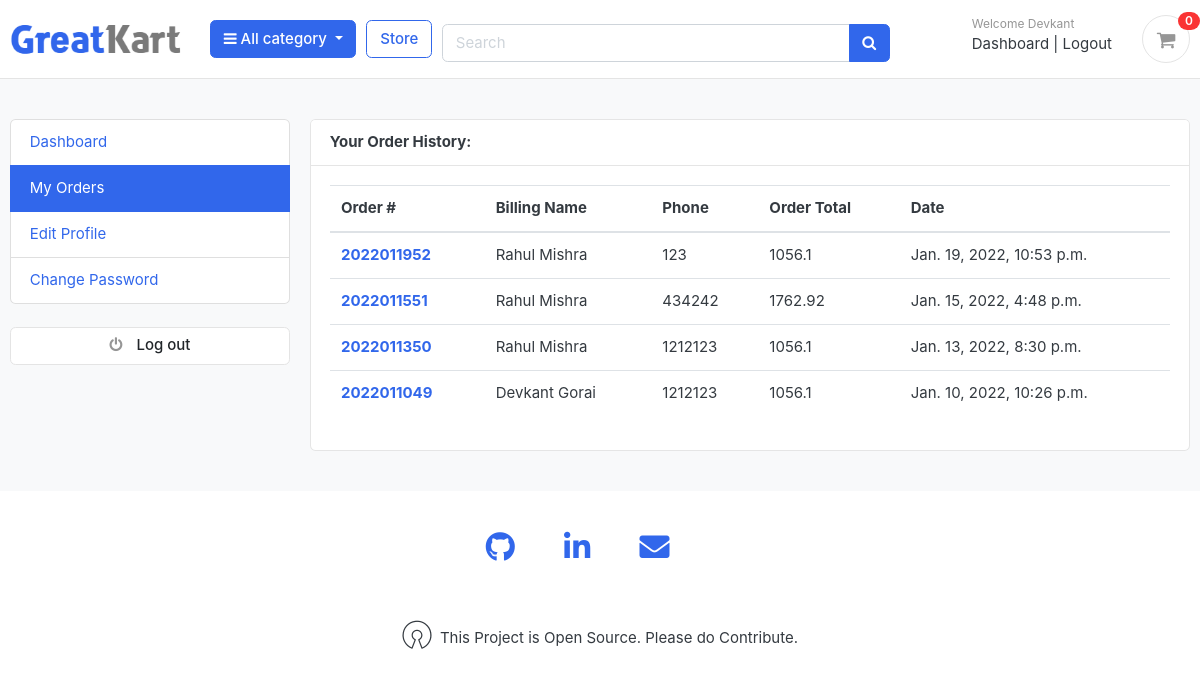
/accounts/my_orders/ (signed in), run on an earlier commit of the app's database.
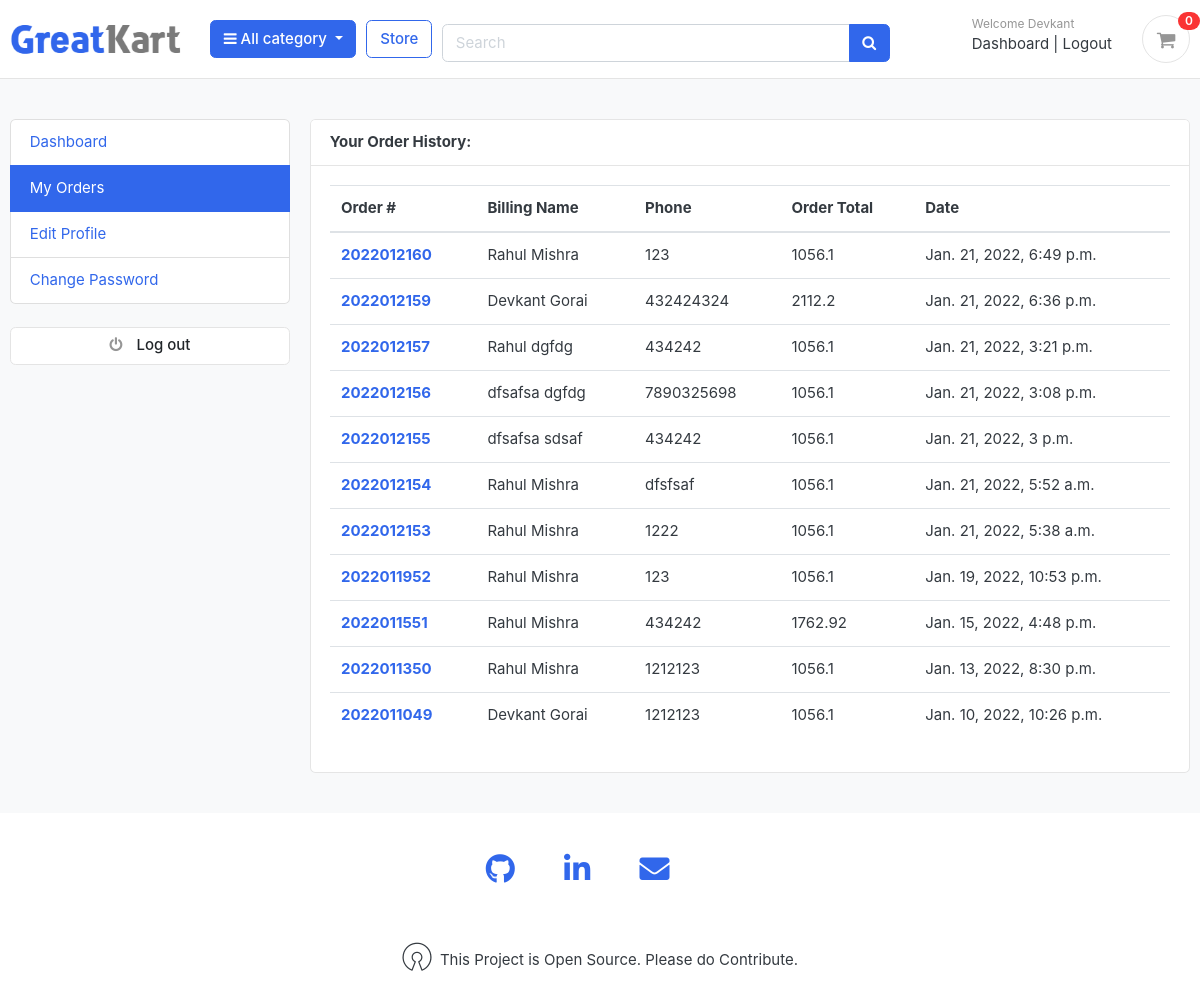
And on a later commit of the database.
### orders/models.py (models this page shows, shortened)
class Order(models.Model):
	STATUS = (
		('New' , 'New'),
		('Accepted', 'Accepted'),
		('Completed', 'Completed'),
		('Cancelled', 'Cancelled'),
	)
	user = models.ForeignKey(Account,on_delete = models.SET_NULL,null=True)
	payment = models.ForeignKey(Payment,on_delete = models.SET_NULL,blank=True,null = True)
	order_number = models.CharField(max_length=20)
	first_name = models.CharField(max_length=50)
	last_name = models.CharField(max_length=50)
	phone = models.CharField(max_length=15)
	email = models.EmailField(max_length=50)
	address_line_1 = models.CharField(max_length=100)
	address_line_2 = models.CharField(max_length=100,blank=True)
	country = models.CharField(max_length=50)
	state = models.CharField(max_length=50)
	city = models.CharField(max_length=50)
	order_note = models.CharField(max_length=100,blank=True)
	order_total = models.FloatField()
	tax = models.FloatField()
	status = models.CharField(max_length=10,choices=STATUS,default='New')
	ip = models.CharField(blank=True,max_length=50)
	is_ordered = models.BooleanField(default=False)
	created_at = models.DateTimeField(auto_now_add=True)
	updated_at = models.DateTimeField(auto_now=True)
	def full_name(self):
		return f"{self.first_name} {self.last_name}"

### accounts/views.py (the view)
# urls.py: path('my_orders/',views.my_orders,name='my_orders'),
@login_required(login_url='login')
def my_orders(request):
	orders = Order.objects.filter(user=request.user, is_ordered= True).order_by('-created_at')
	context = {
		'orders':orders,
	}
	return render(request,'accounts/my_orders.html',context)

### carts/context_processors.py (called while the page is built)
def counter(request):
	cart_count = 0
	if 'admin' in request.path:
		return {}
	else:
		try:
			cart = Cart.objects.filter(cart_id = _cart_id(request))
			if request.user.is_authenticated:
				cart_items  = CartItem.objects.all().filter(user =request.user)
			else:
				cart_items  = CartItem.objects.all().filter(cart = cart[:1])
			for cart_item in cart_items:
				cart_count += cart_item.quantity
		except Cart.DoesNotExist:
			cart_count = 0
	return dict(cart_count=cart_count)

### carts/views.py (called while the page is built)
def _cart_id(request):
	cart = request.session.session_key
	if not cart:
		cart = request.session.create()
	return cart

### category/context_processors.py (called while the page is built)
def menu_links(request):
	links = Category.objects.all()
	return dict(links=links)

### category/models.py (called while the page is built)
	def get_url(self):
		return reverse('products_by_category',args =[self.slug])

### templates/accounts/my_orders.html (shortened to what this page needs)
{% extends "base.html" %} {% block content %}
<section class="section-conten padding-y bg">
    <div class="container">
        <div class="row">
            {% include "includes/dashboard_sidebar.html" %}
            <main class="col-md-9">
                <article class="card">
                    <header class="card-header">
                        <strong class="d-inline-block mr-3"
                            >Your Order History:</strong
                        >
                    </header>
                    <div class="card-body">
                        <div class="row">
                            <div class="col-md-12">
                                <table class="table table-hover">
                                    <thead>
                                        <tr>
                                            <th scope="col">Order #</th>
                                            <th scope="col">Billing Name</th>
                                            <th scope="col">Phone</th>
                                            <th scope="col">Order Total</th>
                                            <th scope="col">Date</th>
                                        </tr>
                                    </thead>
                                    <tbody>
									{% for order in orders %}
                                        <tr>
                                            <th scope="row"><a href="{% url 'order_detail' order.order_number %}">{{order.order_number}}</a></th>
                                            <td>{{order.full_name}}</td>
                                            <td>{{order.phone}}</td>
                                            <td>{{order.order_total}}</td>
                                            <td>{{order.created_at}}</td>
                                        </tr>
									{% endfor %}
                                    </tbody>
                                </table>
                            </div>
                        </div>
                    </div>
                </article>
            </main>
        </div>
    </div>
</section>
{% endblock content %}

What changed in the data, as far as the page shows it:
added Order: order_number "2022012160", full_name "Rahul Mishra", phone "123", order_total "1056.1", created_at "Jan. 21, 2022, 6:49 p.m."
added Order: order_number "2022012159", full_name "Devkant Gorai", phone "432424324", order_total "2112.2", created_at "Jan. 21, 2022, 6:36 p.m."
added Order: order_number "2022012157", full_name "Rahul dgfdg", phone "434242", order_total "1056.1", created_at "Jan. 21, 2022, 3:21 p.m."
added Order: order_number "2022012156", full_name "dfsafsa dgfdg", phone "7890325698", order_total "1056.1", created_at "Jan. 21, 2022, 3:08 p.m."
added Order: order_number "2022012155", full_name "dfsafsa sdsaf", phone "434242", order_total "1056.1", created_at "Jan. 21, 2022, 3 p.m."
added Order: order_number "2022012154", full_name "Rahul Mishra", phone "dfsfsaf", order_total "1056.1", created_at "Jan. 21, 2022, 5:52 a.m."
added Order: order_number "2022012153", full_name "Rahul Mishra", phone "1222", order_total "1056.1", created_at "Jan. 21, 2022, 5:38 a.m."
